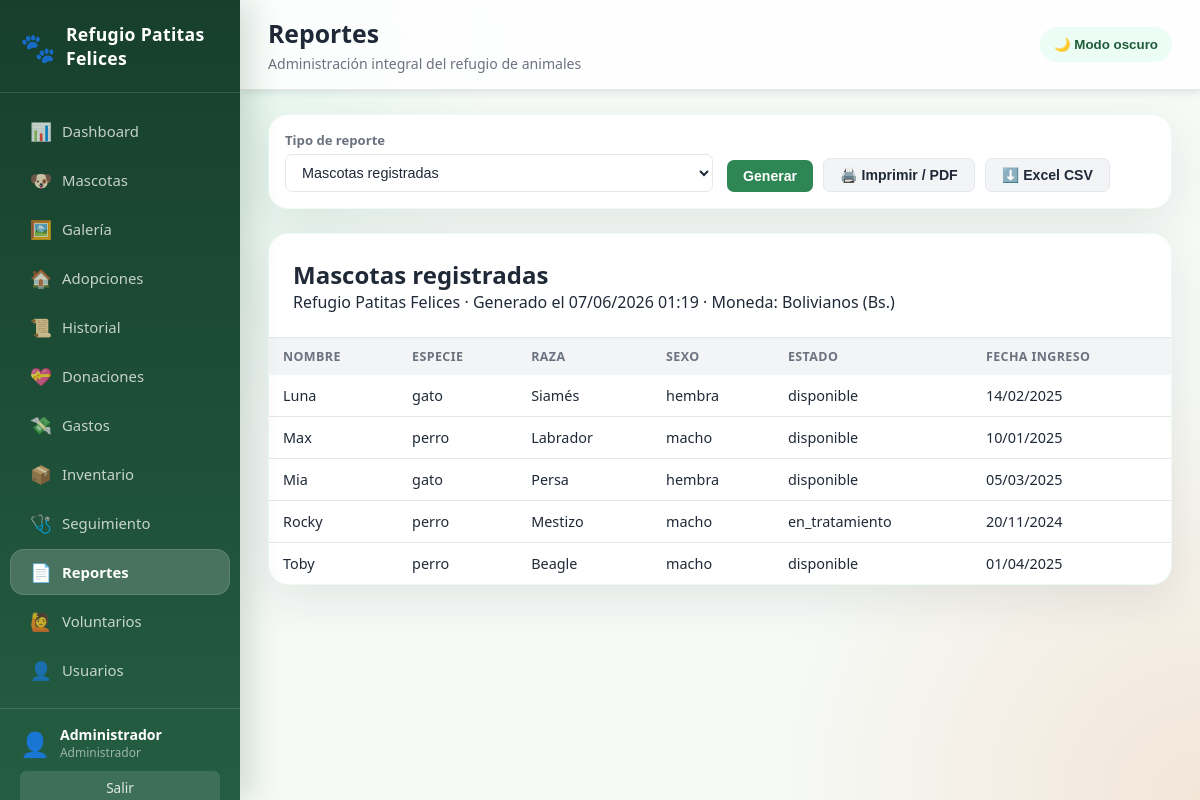
Screenshot of /pages/reportes.php (signed in) with the database file from the repository.
### tables this page shows
CREATE TABLE animales (
    id INT AUTO_INCREMENT PRIMARY KEY,
    nombre VARCHAR(100) NOT NULL,
    especie ENUM('perro','gato','ave','conejo','otro') NOT NULL,
    raza VARCHAR(100),
    edad_años TINYINT UNSIGNED DEFAULT 0,
    edad_meses TINYINT UNSIGNED DEFAULT 0,
    tamanio ENUM('pequeño','mediano','grande','gigante') DEFAULT 'mediano',
    sexo ENUM('macho','hembra') NOT NULL,
    peso DECIMAL(5,2),
    color VARCHAR(80),
    estado_salud ENUM('excelente','bueno','regular','critico') NOT NULL DEFAULT 'bueno',
    vacunacion_estado ENUM('completa','parcial','pendiente','desconocida') DEFAULT 'pendiente',
    esterilizacion_estado ENUM('esterilizado','no_esterilizado','pendiente','desconocido') DEFAULT 'pendiente',
    fecha_rescate DATE NOT NULL,
    fecha_ingreso DATE DEFAULT NULL,
    lugar_rescate VARCHAR(200),
    estado ENUM('disponible','adoptado','en_tratamiento','reservado') DEFAULT 'disponible',
    foto VARCHAR(255) DEFAULT NULL,
    personalidad TEXT,
    historia_rescate TEXT,
    observaciones TEXT,
    observaciones_adicionales TEXT,
    creado_en TIMESTAMP DEFAULT CURRENT_TIMESTAMP
);

### includes/config.php (called while the page is built, shortened)
<?php
function e($str) {
    return htmlspecialchars((string)($str ?? ''), ENT_QUOTES, 'UTF-8');
}
function fechaLatina($fecha) {
    return $fecha ? date('d/m/Y', strtotime($fecha)) : '-';
}

### pages/reportes.php (the view, shortened to what this page needs)
<?php
require_once '../includes/config.php';
$pdo = conectar();
$tipo = $_GET['tipo'] ?? 'mascotas';
$reportes = [
    'mascotas' => 'Mascotas registradas',
    'disponibles' => 'Mascotas disponibles',
    'adoptadas' => 'Mascotas adoptadas',
    'donaciones' => 'Ingresos por donaciones',
    'gastos' => 'Gastos del refugio',
    'inventario' => 'Inventario',
    'adopciones' => 'Historial de adopciones',
];
switch ($tipo) {
    default:
        $tipo = 'mascotas';
        $tituloReporte = $reportes[$tipo];
        $datos = $pdo->query("SELECT nombre, especie, raza, sexo, estado, COALESCE(fecha_ingreso, fecha_rescate) fecha FROM animales ORDER BY nombre")->fetchAll();
}
include '../includes/header.php';
?>
<div class="card filters-card no-print">
    <form method="GET" class="filter-grid">
        <div class="form-group"><label>Tipo de reporte</label><select name="tipo"><?php foreach($reportes as $k=>$v): ?><option value="<?= $k ?>" <?= $tipo===$k?'selected':'' ?>><?= e($v) ?></option><?php endforeach; ?></select></div>
        <div class="form-actions inline"><button class="btn btn-primary">Generar</button><button type="button" onclick="window.print()" class="btn btn-secondary">🖨️ Imprimir / PDF</button><button type="button" onclick="exportTableToCSV('reporte_refugio.csv')" class="btn btn-secondary">⬇️ Excel CSV</button></div>
    </form>
</div>
<div class="card printable">
    <div class="report-title">
        <h2><?= e($tituloReporte) ?></h2>
        <p><?= SITE_NAME ?> · Generado el <?= date('d/m/Y H:i') ?> · Moneda: Bolivianos (Bs.)</p>
    </div>
    <div class="table-wrap">
        <table id="report-table">
            <thead>
                <?php if ($tipo === 'donaciones'): ?>
                <tr><th>Fecha</th><th>Donante</th><th>Tipo</th><th>Monto/Cantidad</th><th>Descripción</th></tr>
                <?php elseif ($tipo === 'gastos'): ?>
                <tr><th>Fecha</th><th>Categoría</th><th>Descripción</th><th>Proveedor</th><th>Monto</th></tr>
                <?php elseif ($tipo === 'inventario'): ?>
                <tr><th>Producto</th><th>Categoría</th><th>Cantidad</th><th>Mínimo</th><th>Vence</th></tr>
                <?php elseif ($tipo === 'adopciones'): ?>
                <tr><th>Mascota</th><th>Adoptante</th><th>CI/DNI</th><th>Fecha</th><th>Estado</th><th>Seguimiento</th></tr>
                <?php else: ?>
                <tr><th>Nombre</th><th>Especie</th><th>Raza</th><th>Sexo</th><th>Estado</th><th>Fecha ingreso</th></tr>
                <?php endif; ?>
            </thead>
            <tbody>
                <?php foreach($datos as $d): ?>
                    <?php if ($tipo === 'donaciones'): ?>
                    <tr><td><?= fechaLatina($d['fecha']) ?></td><td><?= e($d['nombre']) ?></td><td><?= e($d['tipo']) ?></td><td><?= in_array($d['tipo'], ['dinero','monetaria'], true) ? moneyBs($d['monto']) : e($d['cantidad'].' '.$d['unidad']) ?></td><td><?= e($d['descripcion']) ?></td></tr>
                    <?php elseif ($tipo === 'gastos'): ?>
                    <tr><td><?= fechaLatina($d['fecha']) ?></td><td><?= e($d['categoria']) ?></td><td><?= e($d['descripcion']) ?></td><td><?= e($d['proveedor']) ?></td><td><?= moneyBs($d['monto']) ?></td></tr>
                    <?php elseif ($tipo === 'inventario'): ?>
                    <tr><td><?= e($d['nombre']) ?></td><td><?= e($d['categoria']) ?></td><td><?= e($d['cantidad'].' '.$d['unidad']) ?></td><td><?= e($d['stock_minimo'].' '.$d['unidad']) ?></td><td><?= fechaLatina($d['fecha_vencimiento']) ?></td></tr>
                    <?php elseif ($tipo === 'adopciones'): ?>
                    <tr><td><?= e($d['mascota']) ?></td><td><?= e($d['adoptante']) ?></td><td><?= e($d['dni']) ?></td><td><?= fechaLatina($d['fecha_adopcion']) ?></td><td><?= e($d['estado']) ?></td><td><?= e($d['seguimiento_estado']) ?></td></tr>
                    <?php else: ?>
                    <tr><td><?= e($d['nombre']) ?></td><td><?= e($d['especie']) ?></td><td><?= e($d['raza']) ?></td><td><?= e($d['sexo']) ?></td><td><?= e($d['estado']) ?></td><td><?= fechaLatina($d['fecha']) ?></td></tr>
                    <?php endif; ?>
                <?php endforeach; ?>
            </tbody>
        </table>
    </div>
</div>
<?php include '../includes/footer.php'; ?>

### css/style.css (style rules this page uses)
*, *::before, *::after { box-sizing: border-box; margin: 0; padding: 0; }
:root { --verde: #2d8653; --verde-light:#e8f5ee; --verde-dark: #1e5c38; --naranja: #e07b39; --azul: #3a7bd5; --rojo: #d94f4f; --gris: #6b7280; --gris-light: #f3f4f6; --blanco: #ffffff; --texto: #1f2937; --borde: #e5e7eb; --sombra: 0 2px 8px rgba(0,0,0,.10); --sidebar-w: 240px; }
body { font-family: 'Segoe UI', system-ui, sans-serif; background: var(--gris-light); color: var(--texto); display: flex; min-height: 100vh; }
.card { background: var(--blanco); border-radius: 10px; box-shadow: var(--sombra); overflow: hidden; margin-bottom: 24px; }
.table-wrap { overflow-x: auto; }
table { width: 100%; border-collapse: collapse; font-size: .9rem; }
thead { background: var(--gris-light); }
th { padding: 10px 14px; text-align: left; font-size: .78rem; text-transform: uppercase; color: var(--gris); letter-spacing: .4px; }
td { padding: 11px 14px; border-bottom: 1px solid var(--borde); vertical-align: middle; }
tr:last-child td { border-bottom: none; }
.btn { display: inline-flex; align-items: center; gap: 6px; padding: 8px 16px; border-radius: 7px; font-size: .88rem; font-weight: 600; border: none; cursor: pointer; text-decoration: none; transition: opacity .15s, transform .1s; }
.btn-primary { background: var(--verde); color: #fff; }
.btn-secondary { background: var(--gris-light); color: var(--texto); border: 1px solid var(--borde); }
.form-group { display: flex; flex-direction: column; gap: 5px; }
label { font-size: .82rem; font-weight: 600; color: var(--gris); }
input, select, textarea { padding: 9px 12px; border: 1px solid var(--borde); border-radius: 7px; font-size: .9rem; color: var(--texto); background: var(--blanco); transition: border-color .15s; width: 100%; }
.form-actions { display: flex; gap: 10px; margin-top: 20px; }
:root { --menta: #9be7c4; --crema: #fff7ed; --lila: #a78bfa; --panel: rgba(255,255,255,.86); --gradiente: linear-gradient(135deg, #164e38 0%, #2d8653 45%, #e07b39 100%); }
body { background: radial-gradient(circle at top left, rgba(155,231,196,.35), transparent 32rem), radial-gradient(circle at bottom right, rgba(224,123,57,.16), transparent 28rem), #f6faf7; }
.card, .form-card, .stat-card { border: 1px solid rgba(34, 197, 94, .08); border-radius: 20px; box-shadow: 0 16px 45px rgba(15, 23, 42, .08); }
.filters-card { padding: 16px; }
.filter-grid { display: grid; grid-template-columns: repeat(auto-fit, minmax(180px, 1fr)); gap: 14px; align-items: end; }
.form-actions.inline { margin-top: 0; align-items: end; flex-wrap: wrap; }
.report-title { padding: 24px; border-bottom: 1px solid var(--borde); }

### rows the page displays
animales: nombre "Luna", especie "gato", raza "Siamés", sexo "hembra", estado "disponible", fecha "14/02/2025"
animales: nombre "Max", especie "perro", raza "Labrador", sexo "macho", estado "disponible", fecha "10/01/2025"
animales: nombre "Mia", especie "gato", raza "Persa", sexo "hembra", estado "disponible", fecha "05/03/2025"
animales: nombre "Rocky", especie "perro", raza "Mestizo", sexo "macho", estado "en_tratamiento", fecha "20/11/2024"
animales: nombre "Toby", especie "perro", raza "Beagle", sexo "macho", estado "disponible", fecha "01/04/2025"

### other values shown
SITE_NAME "Refugio Patitas Felices"
$_SESSION['nombre'] "Administrador"
$_SESSION['rol'] "Administrador"
$titulo "Reportes"
$tituloReporte "Mascotas registradas"
form field tipo "Mascotas registradas"
